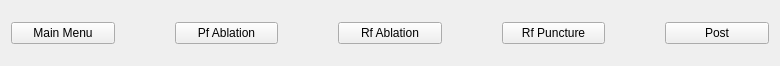
<?xml version="1.0" encoding="UTF-8"?>
<ui version="4.0">
 <class>PageSwitchBar</class>
 <widget class="QWidget" name="PageSwitchBar">
  <property name="geometry">
   <rect>
    <x>0</x>
    <y>0</y>
    <width>780</width>
    <height>66</height>
   </rect>
  </property>
  <property name="windowTitle">
   <string>Form</string>
  </property>
  <layout class="QGridLayout" name="gridLayout">
   <item row="0" column="0">
    <layout class="QHBoxLayout" name="horizontalLayout">
     <property name="spacing">
      <number>60</number>
     </property>
     <item>
      <widget class="QPushButton" name="btn_main_menu">
       <property name="text">
        <string>Main Menu</string>
       </property>
      </widget>
     </item>
     <item>
      <widget class="QPushButton" name="btn_pf_ablation">
       <property name="text">
        <string>Pf Ablation</string>
       </property>
      </widget>
     </item>
     <item>
      <widget class="QPushButton" name="btn_rf_ablation">
       <property name="text">
        <string>Rf Ablation</string>
       </property>
      </widget>
     </item>
     <item>
      <widget class="QPushButton" name="btn_rf_puncture">
       <property name="text">
        <string>Rf Puncture</string>
       </property>
      </widget>
     </item>
     <item>
      <widget class="QPushButton" name="btn_post">
       <property name="text">
        <string>Post</string>
       </property>
      </widget>
     </item>
    </layout>
   </item>
  </layout>
 </widget>
 <resources/>
 <connections/>
</ui>
